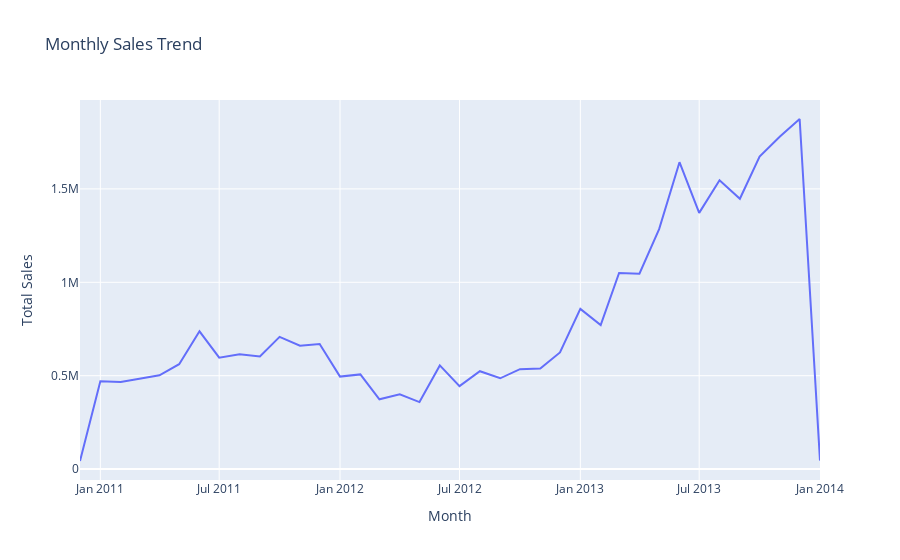

Here is the notebook cell this chart was saved with:
### Code cell
# --- 1. Define the SQL Query for the time-series analysis ---
  sql_query_2 = """
      SELECT
          DATE_TRUNC('month', order_date) AS sales_month,
          SUM(sales_amount) AS total_sales
      FROM gold.fact_sales
      WHERE order_date IS NOT NULL
      GROUP BY sales_month
      ORDER BY sales_month;
  """

  # --- 2. Execute the Query and Load into a new DataFrame ---
  try:
      # Use pandas to execute the query
      sales_trend_df = pd.read_sql_query(sql_query_2, conn)
      print("Successfully loaded sales trend data.")

      # --- 3. Create the Visualization with Plotly Express ---
      fig = px.line(
          sales_trend_df,
          x='sales_month',
          y='total_sales',
          title='Monthly Sales Trend',
          labels={'sales_month': 'Month', 'total_sales': 'Total Sales'}
      )

      # Show the figure
      fig.show()

  except Exception as e:
      print(f"Error: Could not execute the query. {e}")

### Figure 1 — Plotly figure (JSON) as saved in the notebook; plotly's stock layout.template omitted (floating-point values rounded to 4 significant figures)
{"data": [{"hovertemplate": "Month=%{x}<br>Total Sales=%{y}<extra></extra>", "legendgroup": "", "line": {"color": "#636efa", "dash": "solid"}, "marker": {"symbol": "circle"}, "mode": "lines", "name": "", "orientation": "v", "showlegend": false, "type": "scatter", "x": ["2010-12-01T00:00:00.000000000", "2011-01-01T00:00:00.000000000", "2011-02-01T00:00:00.000000000", "2011-03-01T00:00:00.000000000", "2011-04-01T00:00:00.000000000", "2011-05-01T00:00:00.000000000", "2011-06-01T00:00:00.000000000", "2011-07-01T00:00:00.000000000", "2011-08-01T00:00:00.000000000", "2011-09-01T00:00:00.000000000", "2011-10-01T00:00:00.000000000", "2011-11-01T00:00:00.000000000", "2011-12-01T00:00:00.000000000", "2012-01-01T00:00:00.000000000", "2012-02-01T00:00:00.000000000", "2012-03-01T00:00:00.000000000", "2012-04-01T00:00:00.000000000", "2012-05-01T00:00:00.000000000", "2012-06-01T00:00:00.000000000", "2012-07-01T00:00:00.000000000", "2012-08-01T00:00:00.000000000", "2012-09-01T00:00:00.000000000", "2012-10-01T00:00:00.000000000", "2012-11-01T00:00:00.000000000", "2012-12-01T00:00:00.000000000", "2013-01-01T00:00:00.000000000", "2013-02-01T00:00:00.000000000", "2013-03-01T00:00:00.000000000", "2013-04-01T00:00:00.000000000", "2013-05-01T00:00:00.000000000", "2013-06-01T00:00:00.000000000", "2013-07-01T00:00:00.000000000", "2013-08-01T00:00:00.000000000", "2013-09-01T00:00:00.000000000", "2013-10-01T00:00:00.000000000", "2013-11-01T00:00:00.000000000", "2013-12-01T00:00:00.000000000", "2014-01-01T00:00:00.000000000"], "xaxis": "x", "y": [43419, 469795, 466307, 485165, 502042, 561647, 737793, 596710, 614516, 603047, 708164, 660507, 669395, 495363, 506992, 373478, 400324, 358866, 555142, 444533, 523887, 486149, 535125, 537918, 624454, 857758, 771218, 1049732, 1045860, 1284456, 1642948, 1371595, 1545910, 1447324, 1673261, 1780688, 1874128, 45642], "yaxis": "y"}], "layout": {"legend": {"tracegroupgap": 0}, "title": {"text": "Monthly Sales Trend"}, "xaxis": {"anchor": "y", "domain": [0, 1], "title": {"text": "Month"}}, "yaxis": {"anchor": "x", "domain": [0, 1], "title": {"text": "Total Sales"}}}}
